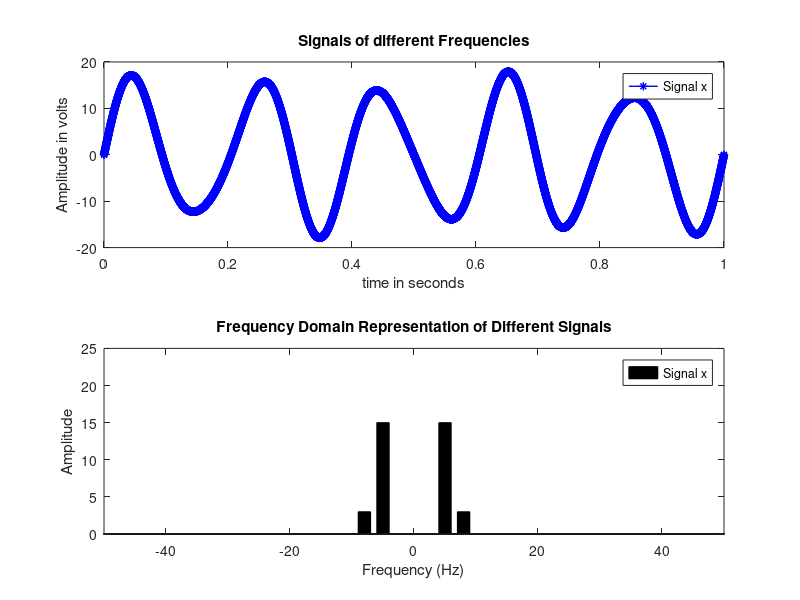

This chart was generated by the following MATLAB code:
clc
clear all
close all
fs = 8e3; % Sampling frequency
t = 0:1/fs:1; % Time duration
f1 = 8; % Frequency of first signal
f2 =5; % Frequency of second signal
f3 =5; % Frequency of third signal
A1 = 3; % Amplitude of first signal
A2 = 5; % Amplitude of second signal
A3 = 10;
x1 = A1*sin(2*pi*f1*t); % First Signal
x2 = A2*sin(2*pi*f2*t); % Second Signal
x3 = A3*sin(2*pi*f3*t); % Third Signal
x = x1+x2+x3;
%Plotting both signals in time domain
subplot(211)
plot(t,x,'b-*','LineWidth',1)
xlabel('time in seconds')
ylabel('Amplitude in volts')
title('Signals of different Frequencies')
legend('Signal x')

subplot(212)
nx = length(t); % Total number of samples
%Take fourier transform
fx = fft(x); % Frequency analysis is done here
% Apply fftshift to put it in the form we are used to (see
% documentation)
fx = fftshift(fx)/(nx/2); % Axis correction and scaling are
% done here
% Next, calculate the frequency axis, which is defined by the
% sampling rate
f = linspace(-fs/2,fs/2,nx);
% fft function in Matlab returns complex numbers that has both
% frequency and phase information
% we will only plot absolute values of the
% fft transformed variables
% to see the frequency domain representations
bar(f, abs(fx),2,'k')
% 
axis([-50 50 0 25])
xlabel('Frequency (Hz)');
ylabel('Amplitude');
title('Frequency Domain Representation of Different Signals');
legend('Signal x')